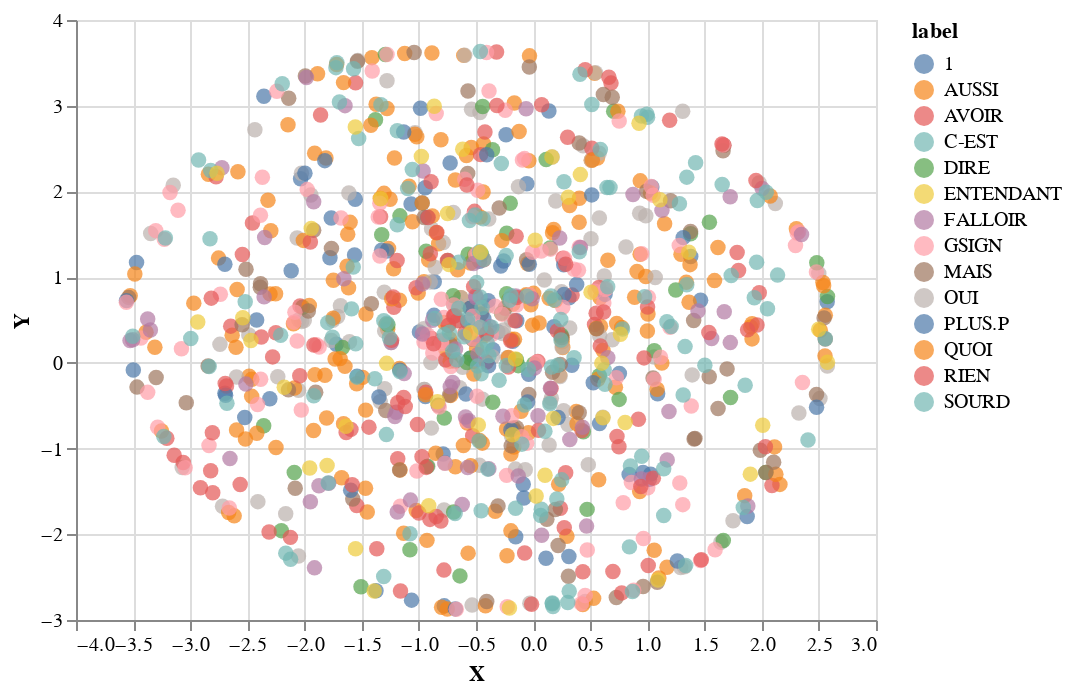
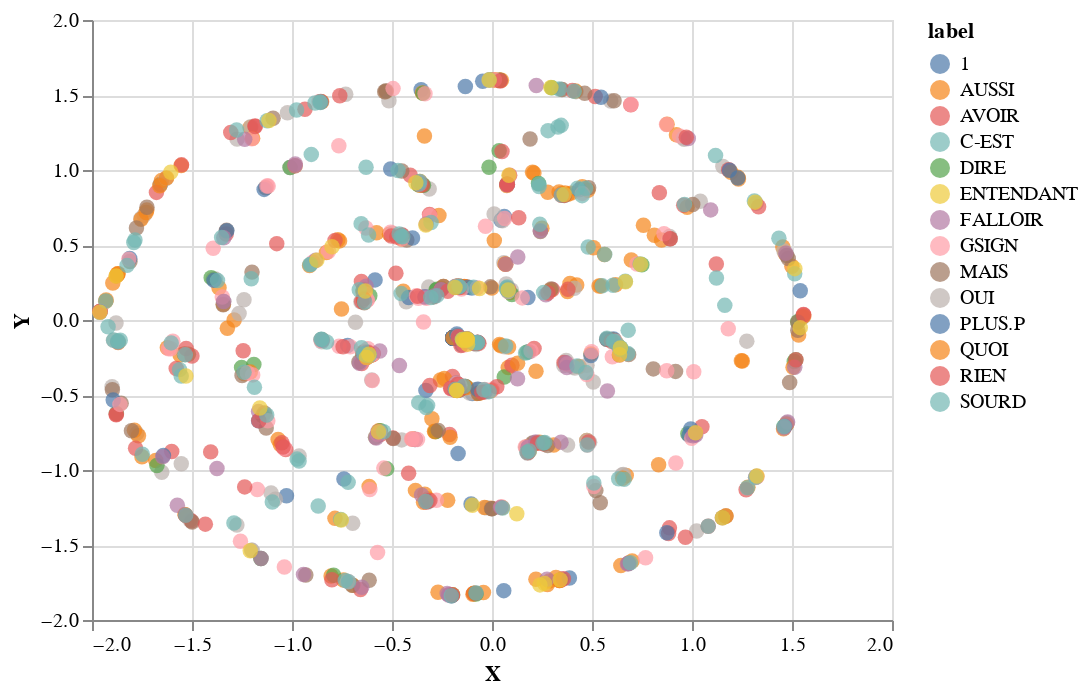
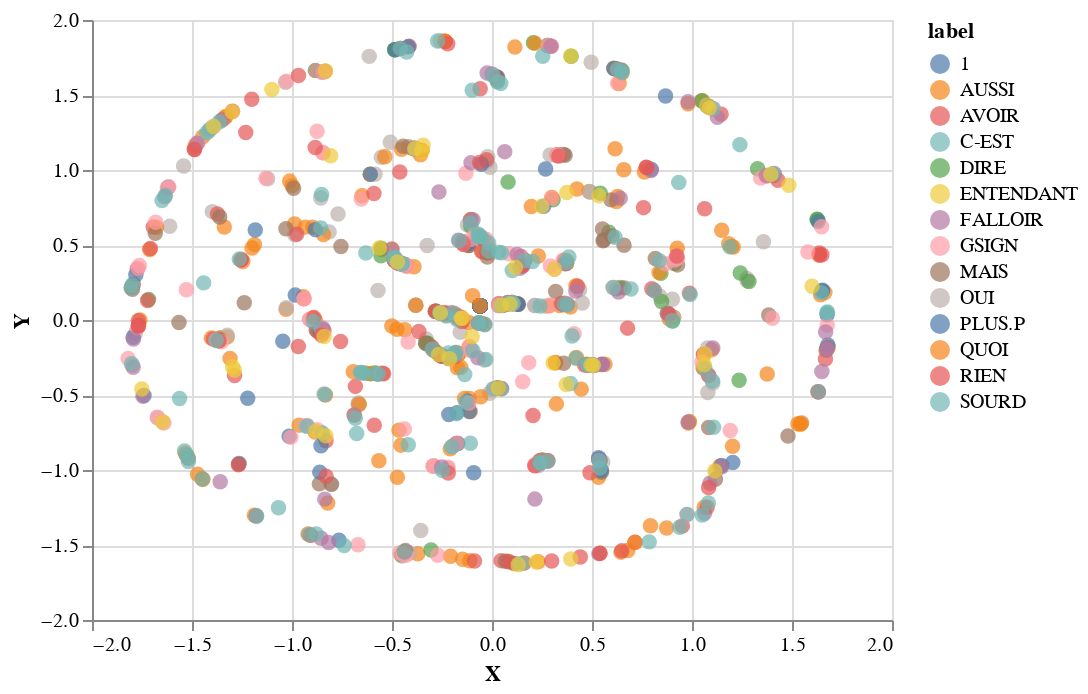
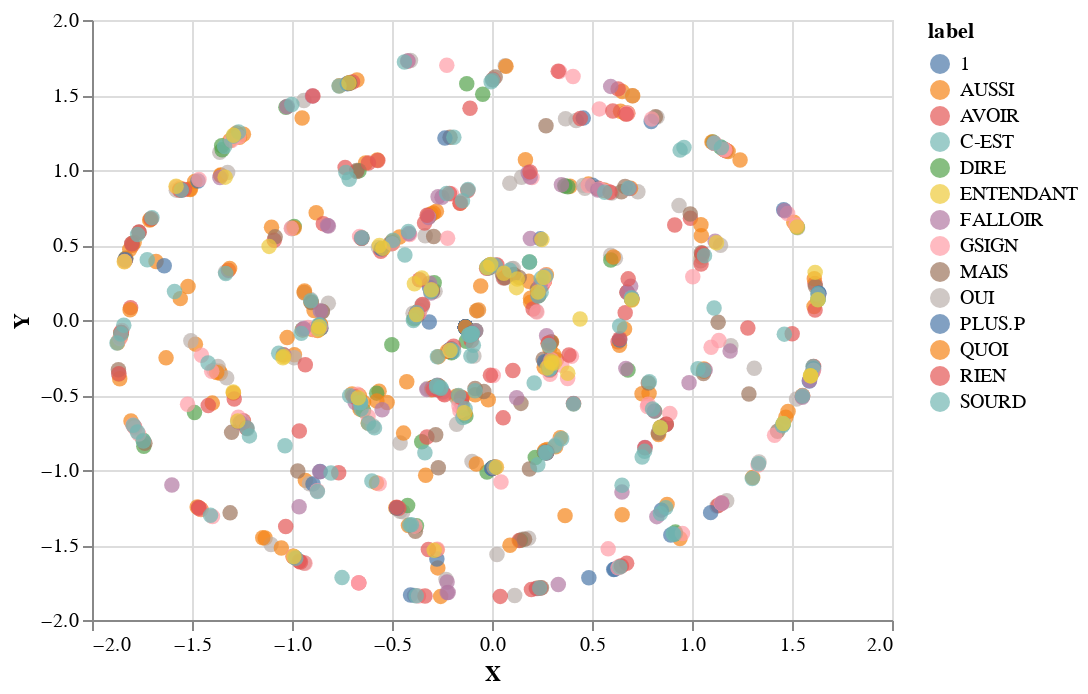

The cell these charts' notebook holds for them, in order:
### Code cell
perplexity = [5, 15, 30, 50, 100]

for p in perplexity:
    print("Perplexity {}".format(p))
    r = reduce_dim(p)
    create_plot(r, label)

### Figure 1 — Vega-Lite specification as saved in the notebook (floating-point values rounded to 4 significant figures; data arrays with more than 128 entries replaced by an {"elided": "..."} marker saying what was removed)
{"$schema": "https://vega.github.io/schema/vega-lite/v2.6.0.json", "config": {"view": {"height": 300, "width": 400}}, "data": {"name": "data-596805038a5932fb2350c3a7271b9a57"}, "datasets": {"data-596805038a5932fb2350c3a7271b9a57": {"elided": "1075 records"}}, "encoding": {"color": {"field": "label", "type": "nominal"}, "x": {"field": "X", "type": "quantitative"}, "y": {"field": "Y", "type": "quantitative"}}, "mark": {"size": 60, "type": "circle"}, "selection": {"selector001": {"bind": "scales", "encodings": ["x", "y"], "mark": {"fill": "#333", "fillOpacity": 0.125, "stroke": "white"}, "on": "[mousedown, window:mouseup] > window:mousemove!", "resolve": "global", "translate": "[mousedown, window:mouseup] > window:mousemove!", "type": "interval", "zoom": "wheel!"}}}

### Figure 2 — Vega-Lite specification as saved in the notebook (floating-point values rounded to 4 significant figures; data arrays with more than 128 entries replaced by an {"elided": "..."} marker saying what was removed)
{"$schema": "https://vega.github.io/schema/vega-lite/v2.6.0.json", "config": {"view": {"height": 300, "width": 400}}, "data": {"name": "data-6cf7a4761690c7b15966461696623311"}, "datasets": {"data-6cf7a4761690c7b15966461696623311": {"elided": "1075 records"}}, "encoding": {"color": {"field": "label", "type": "nominal"}, "x": {"field": "X", "type": "quantitative"}, "y": {"field": "Y", "type": "quantitative"}}, "mark": {"size": 60, "type": "circle"}, "selection": {"selector002": {"bind": "scales", "encodings": ["x", "y"], "mark": {"fill": "#333", "fillOpacity": 0.125, "stroke": "white"}, "on": "[mousedown, window:mouseup] > window:mousemove!", "resolve": "global", "translate": "[mousedown, window:mouseup] > window:mousemove!", "type": "interval", "zoom": "wheel!"}}}

### Figure 3 — Vega-Lite specification as saved in the notebook (floating-point values rounded to 4 significant figures; data arrays with more than 128 entries replaced by an {"elided": "..."} marker saying what was removed)
{"$schema": "https://vega.github.io/schema/vega-lite/v2.6.0.json", "config": {"view": {"height": 300, "width": 400}}, "data": {"name": "data-c2df6da830c9c4947fd7b7cf363ec704"}, "datasets": {"data-c2df6da830c9c4947fd7b7cf363ec704": {"elided": "1075 records"}}, "encoding": {"color": {"field": "label", "type": "nominal"}, "x": {"field": "X", "type": "quantitative"}, "y": {"field": "Y", "type": "quantitative"}}, "mark": {"size": 60, "type": "circle"}, "selection": {"selector003": {"bind": "scales", "encodings": ["x", "y"], "mark": {"fill": "#333", "fillOpacity": 0.125, "stroke": "white"}, "on": "[mousedown, window:mouseup] > window:mousemove!", "resolve": "global", "translate": "[mousedown, window:mouseup] > window:mousemove!", "type": "interval", "zoom": "wheel!"}}}

### Figure 4 — Vega-Lite specification as saved in the notebook (floating-point values rounded to 4 significant figures; data arrays with more than 128 entries replaced by an {"elided": "..."} marker saying what was removed)
{"$schema": "https://vega.github.io/schema/vega-lite/v2.6.0.json", "config": {"view": {"height": 300, "width": 400}}, "data": {"name": "data-526321da21c987841a27cca350a7bf51"}, "datasets": {"data-526321da21c987841a27cca350a7bf51": {"elided": "1075 records"}}, "encoding": {"color": {"field": "label", "type": "nominal"}, "x": {"field": "X", "type": "quantitative"}, "y": {"field": "Y", "type": "quantitative"}}, "mark": {"size": 60, "type": "circle"}, "selection": {"selector004": {"bind": "scales", "encodings": ["x", "y"], "mark": {"fill": "#333", "fillOpacity": 0.125, "stroke": "white"}, "on": "[mousedown, window:mouseup] > window:mousemove!", "resolve": "global", "translate": "[mousedown, window:mouseup] > window:mousemove!", "type": "interval", "zoom": "wheel!"}}}
